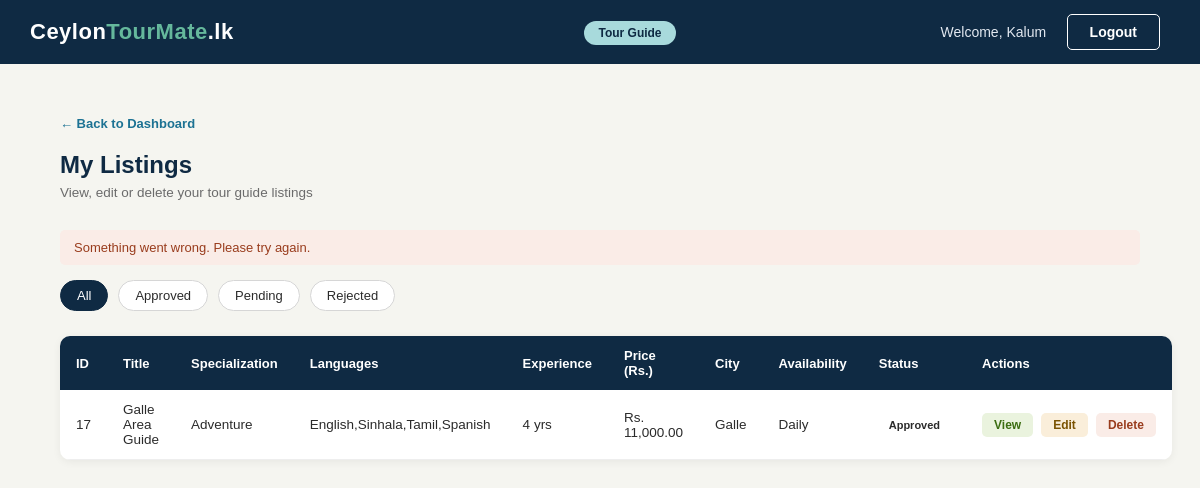
Page /tourguidemanagelistings.php?error=1 (signed in) on the committed database.
### tables this page shows
CREATE TABLE `tourguide_listings` (
  `id` int(11) NOT NULL,
  `listing_id` int(11) DEFAULT NULL,
  `languages` varchar(255) DEFAULT NULL,
  `specialization` varchar(255) DEFAULT NULL,
  `experience_years` int(11) DEFAULT NULL,
  `availability` varchar(255) DEFAULT NULL
);

CREATE TABLE `listings` (
  `id` int(11) NOT NULL,
  `user_id` int(11) DEFAULT NULL,
  `title` varchar(255) DEFAULT NULL,
  `description` text DEFAULT NULL,
  `location` varchar(255) DEFAULT NULL,
  `city` varchar(100) DEFAULT NULL,
  `price` decimal(10,2) DEFAULT NULL,
  `status` enum('pending','approved','rejected') DEFAULT 'pending',
  `type` enum('tour_guide','shop','hotel','experience') DEFAULT NULL,
  `created_at` timestamp NOT NULL DEFAULT current_timestamp(),
  `is_deleted` tinyint(1) NOT NULL DEFAULT 0
);

### tourguidemanagelistings.php (the view, shortened to what this page needs)
<?php
require_once 'Classes/session.php';
$conn   = DBconnection::getInstance()->getConnection();
$userId = $_SESSION['user_id'];
$status = isset($_GET['status']) ? $_GET['status'] : null;
if ($status) {
    $sql  = "SELECT l.*, tl.specialization, tl.languages, tl.experience_years, tl.availability
             FROM listings l
             JOIN tourguide_listings tl ON l.id = tl.listing_id
             WHERE l.user_id = ? AND l.status = ? And l.is_deleted = 0
             ORDER BY l.created_at DESC";
    $stmt = $conn->prepare($sql);
    $stmt->bind_param("is", $userId, $status);
} else {
    $sql  = "SELECT l.*, tl.specialization, tl.languages, tl.experience_years, tl.availability
             FROM listings l
             JOIN tourguide_listings tl ON l.id = tl.listing_id
             WHERE l.user_id = ? And l.is_deleted = 0
             ORDER BY l.created_at DESC";
    $stmt = $conn->prepare($sql);
    $stmt->bind_param("i", $userId);
}
$stmt->execute();
$listings = $stmt->get_result()->fetch_all(MYSQLI_ASSOC);
?>
<!DOCTYPE html>
<html lang="en">
<head>
    <link rel="stylesheet" type="text/css" href="style.css">
</head>
<body>
<div class="navbar">
    <table>
        <tr>
            <td class="logo-cell">
                <a href="tourguidedashboard.php"><span class="logo-text">Ceylon<span>TourMate</span>.lk</span></a>
            </td>
            <td class="nav-links-cell">
                <span class="partner-badge tourguide-badge">Tour Guide</span>
            </td>
            <td class="nav-buttons-cell">
                <span class="admin-welcome">Welcome, <?php echo htmlspecialchars($_SESSION['firstname']); ?></span>
                <a href="logout.php"><button class="btn btn-login">Logout</button></a>
            </td>
        </tr>
    </table>
</div>
<div class="admin-section">
    <a href="tourguidedashboard.php" class="back-link">&larr; Back to Dashboard</a>
    <h2 class="admin-page-title">My Listings</h2>
    <p class="admin-page-subtitle">View, edit or delete your tour guide listings</p>
    <?php if(isset($_GET['error'])) { ?>
        <p class="error">Something went wrong. Please try again.</p>
    <?php } ?>
    <div class="filter-bar">
        <a href="tourguidemanagelistings.php" class="filter-btn <?php echo !isset($_GET['status']) ? 'active' : ''; ?>">All</a>
        <a href="tourguidemanagelistings.php?status=approved" class="filter-btn <?php echo (isset($_GET['status']) && $_GET['status']=='approved') ? 'active' : ''; ?>">Approved</a>
        <a href="tourguidemanagelistings.php?status=pending" class="filter-btn <?php echo (isset($_GET['status']) && $_GET['status']=='pending') ? 'active' : ''; ?>">Pending</a>
        <a href="tourguidemanagelistings.php?status=rejected" class="filter-btn <?php echo (isset($_GET['status']) && $_GET['status']=='rejected') ? 'active' : ''; ?>">Rejected</a>
    </div>
    <table class="admin-table">
        <tr>
            <th>ID</th>
            <th>Title</th>
            <th>Specialization</th>
            <th>Languages</th>
            <th>Experience</th>
            <th>Price (Rs.)</th>
            <th>City</th>
            <th>Availability</th>
            <th>Status</th>
            <th>Actions</th>
        </tr>
        <?php if(empty($listings)) { ?>
    <tr>
        <td colspan="10" class="table-empty">No listings found</td>
    </tr>
<?php } else { ?>
    <?php foreach($listings as $listing) { ?>
    <tr>
        <td><?php echo $listing['id']; ?></td>
        <td><?php echo $listing['title']; ?></td>
        <td><?php echo $listing['specialization']; ?></td>
        <td><?php echo $listing['languages']; ?></td>
        <td><?php echo $listing['experience_years']; ?> yrs</td>
        <td>Rs. <?php echo number_format($listing['price'], 2); ?></td>
        <td><?php echo $listing['city']; ?></td>
        <td><?php echo $listing['availability']; ?></td>
        <td>
            <span class="status-badge status-<?php echo $listing['status']; ?>">
                <?php echo ucfirst($listing['status']); ?>
            </span>
        </td>
        <td>
            <div class="action-btns">
    <a href="tourguideviewlisting.php?id=<?php echo $listing['id']; ?>"
       class="tbl-btn tbl-btn-green">View</a>
    <a href="tourguideeditlisting.php?id=<?php echo $listing['id']; ?>"
       class="tbl-btn tbl-btn-amber">Edit</a>
    <a href="tourguideDeletelistingbackend.php?id=<?php echo $listing['id']; ?>"
       class="tbl-btn tbl-btn-red"
       onclick="return confirm('Are you sure you want to delete this listing?')">Delete</a>
</div>
        </td>
    </tr>
    <?php } ?>
<?php } ?>
    </table>
</div>
</body>
</html>

### style.css (style rules this page uses)
* { margin: 0; padding: 0; box-sizing: border-box; }
body { font-family: Arial, Helvetica, sans-serif; background-color: #f5f5f0; color: #2b2b2b; }
a { text-decoration: none; color: inherit; }
.navbar { background-color: #0f2a43; width: 100%; }
.navbar table { width: 100%; border-collapse: collapse; }
.navbar td { padding: 14px 30px; vertical-align: middle; }
.logo-cell { width: 30%; }
.logo-text { color: #ffffff; font-size: 22px; font-weight: bold; letter-spacing: 0.5px; }
.logo-text span { color: #65b89c; }
.nav-links-cell { width: 45%; text-align: center; }
.nav-buttons-cell { width: 30%; text-align: right; }
.btn { display: inline-block; padding: 9px 22px; border-radius: 5px; font-size: 14px; font-weight: bold; cursor: pointer; border: none; }
.btn-login { background-color: transparent; color: #ffffff; border: 1px solid #ffffff; margin-right: 10px; }
.admin-welcome { color: #e2e8f0; font-size: 14px; margin-right: 16px; }
.admin-section { padding: 50px 60px; max-width: 1300px; margin: 0 auto; }
.admin-page-title { font-size: 24px; color: #0f2a43; margin-bottom: 6px; }
.admin-page-subtitle { font-size: 13.5px; color: #6b6b6b; margin-bottom: 30px; }
.back-link { display: inline-block; font-size: 13px; color: #1c7293; font-weight: bold; margin-bottom: 20px; }
.admin-table { width: 100%; border-collapse: collapse; background-color: #ffffff; border-radius: 10px; overflow: hidden; box-shadow: 0 2px 8px rgba(0, 0, 0, 0.06); }
.admin-table th { background-color: #0f2a43; color: #ffffff; text-align: left; padding: 12px 16px; font-size: 13px; }
.admin-table td { padding: 12px 16px; font-size: 13.5px; border-bottom: 1px solid #eee; color: #2b2b2b; }
.error { background-color: #faece7; color: #993c1d; padding: 10px 14px; border-radius: 5px; font-size: 13px; margin-bottom: 15px; }
.filter-bar { display: flex; flex-wrap: wrap; gap: 10px; margin-bottom: 25px; }
.filter-btn { padding: 7px 16px; border-radius: 20px; font-size: 13px; border: 1px solid #d6d6d6; background-color: #ffffff; color: #2b2b2b; }
.filter-btn.active { background-color: #0f2a43; color: #ffffff; border-color: #0f2a43; }
.action-btns { display: flex; gap: 8px; }
.tbl-btn { padding: 5px 12px; border-radius: 5px; font-size: 12px; font-weight: bold; }
.tbl-btn-green { background-color: #eaf3de; color: #3b6d11; }
.tbl-btn-amber { background-color: #faeeda; color: #7a5200; }
.tbl-btn-red { background-color: #faece7; color: #993c1d; }
.status-badge { padding: 3px 10px; border-radius: 20px; font-size: 11px; font-weight: bold; }
.partner-badge { background-color: #f0c040; color: #0f2a43; font-size: 12px; font-weight: bold; padding: 5px 14px; border-radius: 20px; }
.tourguide-badge { background-color: #a8dadc; color: #0f2a43; }
.tbl-btn { white-space: nowrap; display: inline-flex; align-items: center; justify-content: center; box-sizing: border-box; }

### rows in the picture
tourguide_listings: listing "17", listing.title "Galle Area Guide", specialization "Adventure", languages "English,Sinhala,Tamil,Spanish", experience_years "4", listing.price "11,000.00", listing.city "Galle", availability "Daily", listing.status "Approved"

### other values in the picture
$_SESSION['firstname'] "Kalum"
